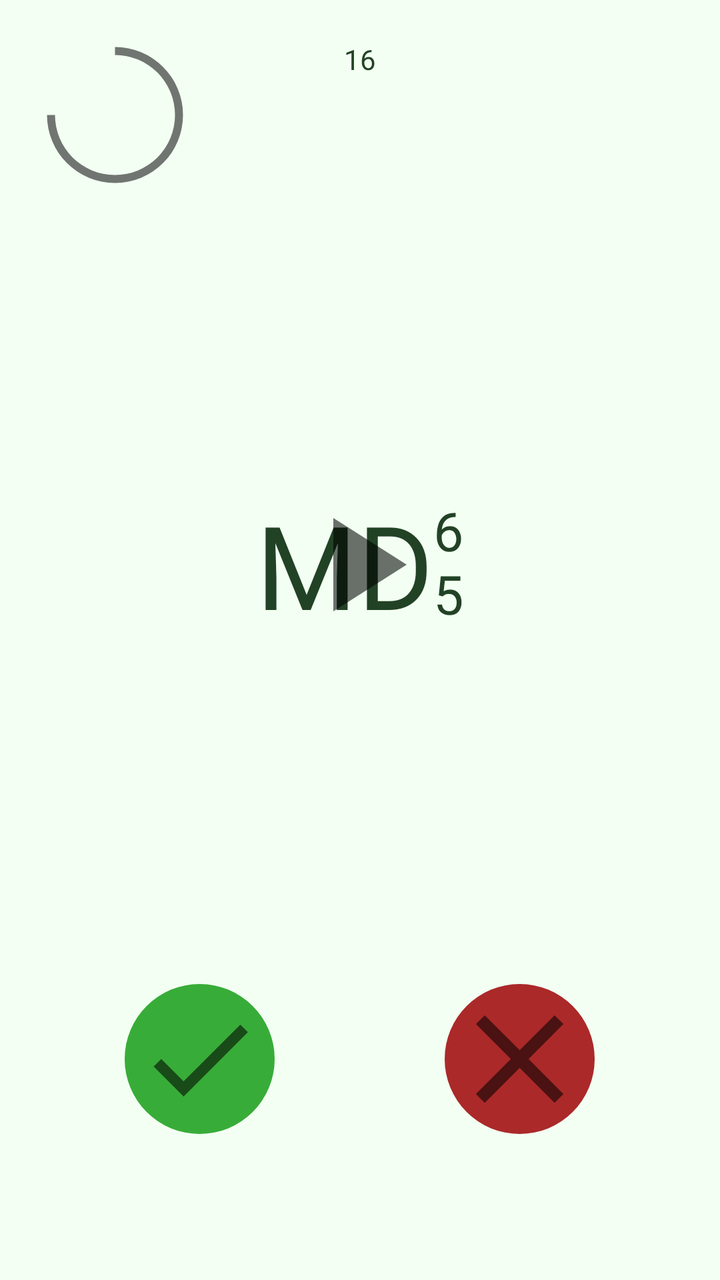
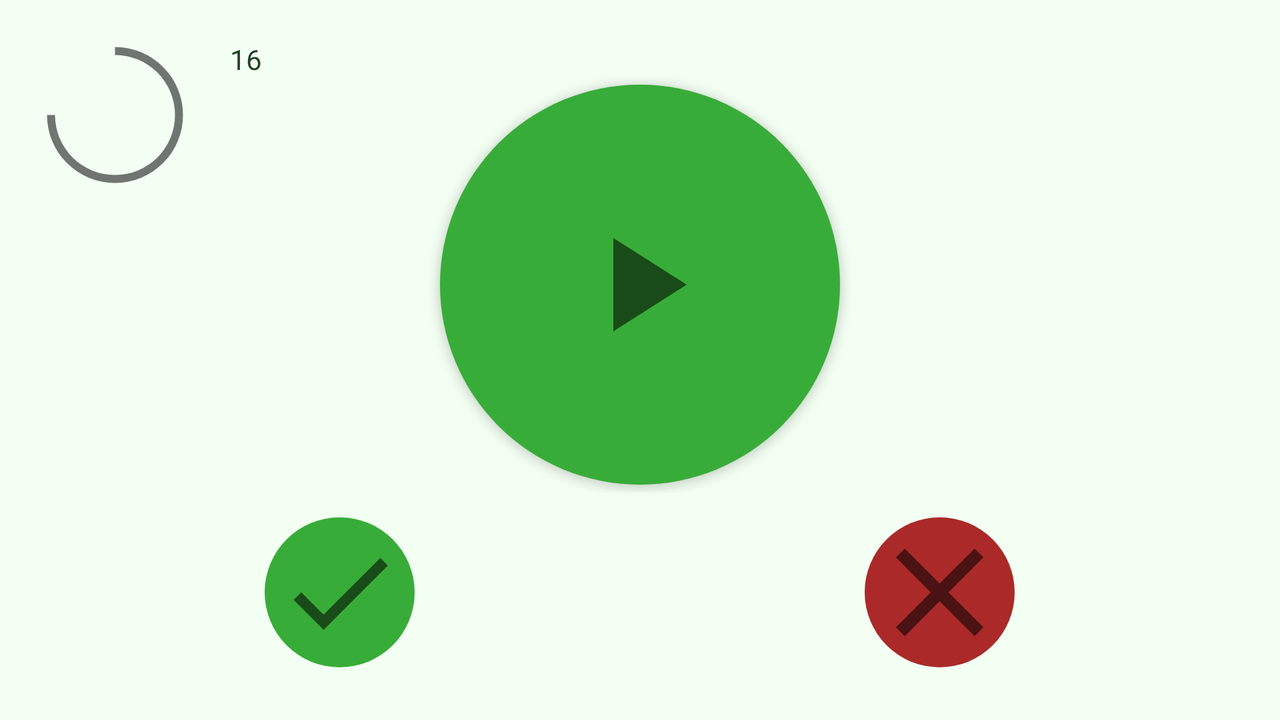

The same Android screen from two of the app's own layout files: first res/layout/ as a phone draws it, then the repository's variant for another configuration, drawn on a device whose configuration selects that folder. Both files follow.
<!-- AndroidManifest.xml: application theme AppTheme -->
<!-- res/layout/activity_quiz_mode_one.xml -->
<?xml version="1.0" encoding="utf-8"?>
<RelativeLayout xmlns:android="http://schemas.android.com/apk/res/android"
    xmlns:tools="http://schemas.android.com/tools"
    xmlns:app="http://schemas.android.com/apk/res-auto"
    android:layout_width="match_parent"
    android:layout_height="match_parent"
    android:background="@color/quizBackgroundColor"
    android:padding="@dimen/quiz_padding">

    


    <ProgressBar
        android:id="@+id/ring_playing_progress_bar"
        style="?android:progressBarStyleHorizontal"
        android:layout_width="75dp"
        android:layout_height="75dp"
        android:layout_alignParentLeft="true"
        android:layout_alignParentTop="true"
        android:indeterminate="false"
        android:progress="0"
        android:progressDrawable="@drawable/quiz_progress_ring"
        android:rotation="270"
        tools:progress="75" />

    <LinearLayout
        android:layout_width="wrap_content"
        android:layout_height="wrap_content"
        android:layout_alignParentTop="true"
        android:layout_centerHorizontal="true"
        android:layout_marginLeft="20dp"
        android:orientation="horizontal">


        <de.hdodenhof.circleimageview.CircleImageView
            android:id="@+id/achievement_icon_image_view"
            android:layout_width="?android:attr/listPreferredItemHeight"
            android:layout_height="?android:attr/listPreferredItemHeight"
            android:src="@drawable/ach_ic_one_green"
            app:civ_border_color="@color/achievementBorderColor"
            app:civ_border_width="4dp"
            app:civ_circle_background_color="@color/quizBackgroundColor"
            android:elevation="@dimen/achievement_elevation"
            android:layout_margin="@dimen/achievement_margin"
            tools:targetApi="lollipop"
            android:visibility="gone"/>

        <TextView
            android:id="@+id/quiz_score_text_view"
            android:layout_width="wrap_content"
            android:layout_height="wrap_content"
            android:textColor="@color/darkTextColor"
            android:layout_gravity="center_vertical"
            android:layout_marginLeft="8dp"
            android:layout_marginRight="8dp"
            tools:text="16" />

    </LinearLayout>



    <ImageView
        android:id="@+id/pause_clickable_image_view"
        android:layout_width="wrap_content"
        android:layout_height="wrap_content"
        android:layout_alignParentTop="true"
        android:layout_alignParentRight="true"
        android:clickable="true"
        android:contentDescription="@string/pause_quiz_button_content_description"
        android:focusable="true"
        android:src="@drawable/ic_quiz_circle_pause"
        android:visibility="invisible" />

    <LinearLayout
        android:layout_width="match_parent"
        android:layout_height="match_parent"
        android:orientation="vertical">

        
        <View
            android:layout_width="0dp"
            android:layout_height="1px"
            android:layout_weight="3"
            android:visibility="invisible" />

        <RelativeLayout
            android:layout_width="match_parent"
            android:layout_height="wrap_content">

            <LinearLayout
                android:id="@+id/chord_text_view_linear_layout"
                android:layout_width="wrap_content"
                android:layout_height="wrap_content"
                android:layout_centerInParent="true"
                android:orientation="horizontal">

                
                <View
                    android:layout_width="0dp"
                    android:layout_height="1px"
                    android:layout_weight="1"
                    android:visibility="invisible" />

                <TextView
                    android:id="@+id/chord_text_view"
                    style="@style/chordTextStyle"
                    android:layout_width="wrap_content"
                    android:layout_height="wrap_content"
                    android:gravity="center"
                    android:textAllCaps="false"
                    android:textSize="58sp"
                    tools:text="MD" />


                <LinearLayout
                    android:layout_width="wrap_content"
                    android:layout_height="match_parent"
                    android:orientation="vertical">

                    <TextView
                        android:id="@+id/chord_number_one"
                        style="@style/chordTextStyle"
                        android:layout_width="wrap_content"
                        android:layout_height="0dp"
                        android:layout_weight="1"
                        android:gravity="bottom|center_horizontal"
                        android:includeFontPadding="false"
                        android:text=""
                        android:textAllCaps="false"
                        android:textSize="27sp"
                        tools:text="6" />

                    <TextView
                        android:id="@+id/chord_number_two"
                        style="@style/chordTextStyle"
                        android:layout_width="match_parent"
                        android:layout_height="0dp"
                        android:layout_weight="1"
                        android:gravity="top|center_horizontal"
                        android:includeFontPadding="false"
                        android:text=""
                        android:textAllCaps="false"
                        android:textSize="27sp"
                        tools:text="5" />


                </LinearLayout>

                
                <View
                    android:layout_width="0dp"
                    android:layout_height="1px"
                    android:layout_weight="1"
                    android:visibility="invisible" />

            </LinearLayout>

            <ImageView
                android:id="@+id/start_clickable_image_view"
                android:layout_width="200dp"
                android:layout_height="200dp"
                android:layout_centerInParent="true"
                android:layout_marginBottom="@dimen/play_button_elevation_times_two"
                android:background="@drawable/quiz_round_button"
                android:clickable="true"
                android:contentDescription="@string/start_quiz_button_content_description"
                android:focusable="true"
                android:padding="60dp"
                android:scaleType="centerCrop"
                android:src="@drawable/ic_play_arrow"
                android:translationZ="@dimen/play_button_elevation"
                android:visibility="visible" />

        </RelativeLayout>


        
        <View
            android:layout_width="0dp"
            android:layout_height="1px"
            android:layout_weight="2"
            android:visibility="invisible" />

        <LinearLayout
            android:layout_width="match_parent"
            android:layout_height="wrap_content"
            android:orientation="horizontal">

            
            <View
                android:layout_width="0dp"
                android:layout_height="1px"
                android:layout_weight="1"
                android:visibility="invisible" />

            <RelativeLayout
                android:id="@+id/true_answer_parent_layout"
                android:layout_width="75dp"
                android:layout_height="75dp"
                android:clickable="true"
                android:focusable="true">

                <ImageView
                    android:layout_width="match_parent"
                    android:layout_height="match_parent"
                    android:contentDescription="@string/quiz_correct_answer_content_description"
                    android:src="@drawable/ic_quiz_true" />

                
                <ImageView
                    android:layout_width="match_parent"
                    android:layout_height="match_parent"
                    android:src="?android:attr/selectableItemBackground" />

            </RelativeLayout>


            
            <View
                android:layout_width="0dp"
                android:layout_height="1px"
                android:layout_weight="2"
                android:visibility="invisible" />


            <RelativeLayout
                android:id="@+id/false_answer_parent_layout"
                android:layout_width="75dp"
                android:layout_height="75dp"
                android:clickable="true"
                android:focusable="true">

                <ImageView
                    android:layout_width="match_parent"
                    android:layout_height="match_parent"
                    android:contentDescription="@string/quiz_wrong_answer_content_description"
                    android:src="@drawable/ic_quiz_false" />

                
                <ImageView
                    android:layout_width="match_parent"
                    android:layout_height="match_parent"
                    android:src="?android:attr/selectableItemBackground" />

            </RelativeLayout>

            
            <View
                android:layout_width="0dp"
                android:layout_height="1px"
                android:layout_weight="1"
                android:visibility="invisible" />


        </LinearLayout>

        
        <View
            android:layout_width="0dp"
            android:layout_height="1px"
            android:layout_weight="1"
            android:visibility="invisible" />

    </LinearLayout>


</RelativeLayout>
<!-- resources referenced by this layout -->
<resources>
  <color name="achievementBorderColor">#38ac38</color>
  <color name="darkTextColor">#224225</color>
  <color name="quizBackgroundColor">#f2fff2</color>
  <dimen name="achievement_elevation">4dp</dimen>
  <dimen name="achievement_margin">4dp</dimen>
  <dimen name="play_button_elevation">3dp</dimen>
  <dimen name="play_button_elevation_times_two">8dp</dimen>
  <dimen name="quiz_padding">20dp</dimen>
  <!-- drawable ach_ic_one_green: png bitmap (drawable, 6263 bytes) -->
  <!-- drawable ic_play_arrow (drawable) -->
  <vector
      android:height="100dp"
      android:viewportHeight="24.0"
      android:viewportWidth="24.0"
      android:width="100dp"
      xmlns:android="http://schemas.android.com/apk/res/android">
  
      <path android:fillColor="#90000000" android:pathData="M8,5v14l11,-7z"/>
  
  </vector>
  <!-- drawable ic_quiz_circle_pause (drawable) -->
  <vector android:height="100dp" android:viewportHeight="20.0"
      android:viewportWidth="20.0" android:width="100dp" xmlns:android="http://schemas.android.com/apk/res/android">
  
  
      
  
  
      <path android:fillColor="#FF666666" android:pathData="M10,0C4.48,0 0,4.48 0,10s4.48,10 10,10 10,-4.48 10,-10S15.50,0 10,0z"/>
  
      
  
      <path android:fillColor="#90000000" android:pathData="M9,14L7,14L7,6h2v8zM13,14h-2L11,6h2v8z"/>
  
  
  </vector>
  <!-- drawable ic_quiz_false (drawable) -->
  <vector android:height="100dp" android:viewportHeight="24.0"
      android:viewportWidth="24.0" android:width="100dp" xmlns:android="http://schemas.android.com/apk/res/android">
  
  
      
  
      <path android:fillColor="#FFab2929" android:pathData="M12,12m-12,0a12,12 0,1 1,24 0a12,12 0,1 1,-24 0"/>
  
  
      <path android:fillColor="#90000000" android:pathData="M19,6.41L17.59,5 12,10.59 6.41,5 5,6.41 10.59,12 5,17.59 6.41,19 12,13.41 17.59,19 19,17.59 13.41,12z"/>
  </vector>
  <!-- drawable ic_quiz_true (drawable) -->
  <vector android:height="100dp" android:viewportHeight="28.0"
      android:viewportWidth="28.0" android:width="100dp" xmlns:android="http://schemas.android.com/apk/res/android">
  
      
  
  
  
      <path android:fillColor="#FF38ac38" android:pathData="M14,14m-14,0a14,14 0,1 1,28 0a14,14 0,1 1,-28 0"/>
  
  
      <path android:fillColor="#90000000" android:pathData="M11,18.17 L6.83,14 l-1.42,1.41 L11,21 23,9 l-1.41,-1.41 z"/>
  
  </vector>
  <!-- drawable quiz_progress_ring (drawable) -->
  <?xml version="1.0" encoding="utf-8"?>
  <shape
      xmlns:android="http://schemas.android.com/apk/res/android"
      android:shape="ring"
      android:innerRadiusRatio="2.5"
      android:thickness="4dp"
      android:useLevel="true">
  
      <solid android:color="@color/quizTimeLeftToPlayProgressBar"/>
  
  </shape>
  <string name="pause_quiz_button_content_description">Pause quiz button</string>
  <string name="quiz_correct_answer_content_description">Correct button</string>
  <string name="quiz_wrong_answer_content_description">Wrong button</string>
  <string name="start_quiz_button_content_description">Start quiz button</string>
  <style name="chordTextStyle">
          <item name="android:textColor">@color/darkTextColor</item>
      </style>
  <style name="AppTheme" parent="Base.Theme.AppCompat.Light.DarkActionBar">
          
          <item name="colorPrimary">@color/colorPrimary</item>
          <item name="colorPrimaryDark">@color/colorPrimaryDark</item>
          <item name="colorAccent">@color/colorAccent</item>
          <item name="android:navigationBarColor" tools:targetApi="lollipop">@color/navBarColor</item>
  
          
          <item name="android:fontFamily">@font/coda</item>
  
      </style>
  <color name="quizTimeLeftToPlayProgressBar">#BB444444</color>
  <color name="colorPrimary">#38ac38</color>
  <color name="colorPrimaryDark">#224225</color>
  <color name="colorAccent">#397b39</color>
  <color name="navBarColor">#224225</color>
</resources>
<!-- res/layout-land/activity_quiz_mode_one.xml (the repository's variant of the layout above) -->
<!-- drawn on the phone turned sideways -->
<?xml version="1.0" encoding="utf-8"?>
<RelativeLayout xmlns:android="http://schemas.android.com/apk/res/android"
    xmlns:app="http://schemas.android.com/apk/res-auto"
    xmlns:tools="http://schemas.android.com/tools"
    android:layout_width="match_parent"
    android:layout_height="match_parent"
    android:background="@color/quizBackgroundColor"
    android:padding="@dimen/quiz_padding">

    


    <ProgressBar
        android:id="@+id/ring_playing_progress_bar"
        style="?android:progressBarStyleHorizontal"
        android:layout_width="75dp"
        android:layout_height="75dp"
        android:layout_alignParentLeft="true"
        android:layout_alignParentTop="true"
        android:indeterminate="false"
        android:progress="0"
        android:progressDrawable="@drawable/quiz_progress_ring"
        android:rotation="270"
        tools:progress="75" />

    <TextView
        android:id="@+id/quiz_score_text_view"
        android:layout_width="wrap_content"
        android:layout_height="wrap_content"
        android:layout_alignParentTop="true"
        android:layout_marginLeft="20dp"
        android:layout_marginRight="8dp"
        android:layout_toRightOf="@id/ring_playing_progress_bar"
        android:textColor="@color/darkTextColor"
        tools:text="16" />

    <de.hdodenhof.circleimageview.CircleImageView
        android:id="@+id/achievement_icon_image_view"
        android:layout_width="?android:attr/listPreferredItemHeight"
        android:layout_height="?android:attr/listPreferredItemHeight"
        android:src="@drawable/ach_ic_one_green"
        app:civ_border_color="@color/achievementBorderColor"
        app:civ_border_width="4dp"
        app:civ_circle_background_color="@color/quizBackgroundColor"
        android:elevation="@dimen/achievement_elevation"
        android:layout_margin="@dimen/achievement_margin"
        android:layout_toRightOf="@id/quiz_score_text_view"
        tools:targetApi="lollipop"
        android:visibility="gone"/>

    <ImageView
        android:id="@+id/pause_clickable_image_view"
        android:layout_width="wrap_content"
        android:layout_height="wrap_content"
        android:layout_alignParentTop="true"
        android:layout_alignParentRight="true"
        android:clickable="true"
        android:contentDescription="@string/pause_quiz_button_content_description"
        android:focusable="true"
        android:src="@drawable/ic_quiz_circle_pause"
        android:visibility="invisible" />

    <LinearLayout
        android:layout_width="match_parent"
        android:layout_height="match_parent"
        android:orientation="vertical">

        
        <View
            android:layout_width="0dp"
            android:layout_height="1px"
            android:layout_weight="3"
            android:visibility="invisible" />

        <RelativeLayout
            android:layout_width="match_parent"
            android:layout_height="wrap_content">

            <LinearLayout
                android:id="@+id/chord_text_view_linear_layout"
                android:layout_width="wrap_content"
                android:layout_height="wrap_content"
                android:layout_centerInParent="true"
                android:orientation="horizontal">

                
                <View
                    android:layout_width="0dp"
                    android:layout_height="1px"
                    android:layout_weight="1"
                    android:visibility="invisible" />

                <TextView
                    android:id="@+id/chord_text_view"
                    style="@style/chordTextStyle"
                    android:layout_width="wrap_content"
                    android:layout_height="wrap_content"
                    android:gravity="center"
                    android:textAllCaps="false"
                    android:textSize="58sp"
                    tools:text="MD" />


                <LinearLayout
                    android:layout_width="wrap_content"
                    android:layout_height="match_parent"
                    android:orientation="vertical">

                    <TextView
                        android:id="@+id/chord_number_one"
                        style="@style/chordTextStyle"
                        android:layout_width="wrap_content"
                        android:layout_height="0dp"
                        android:layout_weight="1"
                        android:gravity="bottom|center_horizontal"
                        android:includeFontPadding="false"
                        android:text=""
                        android:textAllCaps="false"
                        android:textSize="27sp"
                        tools:text="6" />

                    <TextView
                        android:id="@+id/chord_number_two"
                        style="@style/chordTextStyle"
                        android:layout_width="match_parent"
                        android:layout_height="0dp"
                        android:layout_weight="1"
                        android:gravity="top|center_horizontal"
                        android:includeFontPadding="false"
                        android:text=""
                        android:textAllCaps="false"
                        android:textSize="27sp"
                        tools:text="5" />


                </LinearLayout>

                
                <View
                    android:layout_width="0dp"
                    android:layout_height="1px"
                    android:layout_weight="1"
                    android:visibility="invisible" />

            </LinearLayout>

            <ImageView
                android:id="@+id/start_clickable_image_view"
                android:layout_width="200dp"
                android:layout_height="200dp"
                android:layout_centerInParent="true"
                android:layout_marginBottom="@dimen/play_button_elevation_times_two"
                android:background="@drawable/round_button"
                android:clickable="true"
                android:contentDescription="@string/start_quiz_button_content_description"
                android:focusable="true"
                android:padding="60dp"
                android:scaleType="centerCrop"
                android:src="@drawable/ic_play_arrow"
                android:translationZ="@dimen/play_button_elevation"
                android:visibility="visible" />

        </RelativeLayout>


        
        <View
            android:layout_width="0dp"
            android:layout_height="1px"
            android:layout_weight="2"
            android:visibility="invisible" />

        <LinearLayout
            android:layout_width="match_parent"
            android:layout_height="wrap_content"
            android:orientation="horizontal">

            
            <View
                android:layout_width="0dp"
                android:layout_height="1px"
                android:layout_weight="1"
                android:visibility="invisible" />

            <RelativeLayout
                android:id="@+id/true_answer_parent_layout"
                android:layout_width="75dp"
                android:layout_height="75dp"
                android:clickable="true"
                android:focusable="true">

                <ImageView
                    android:layout_width="match_parent"
                    android:layout_height="match_parent"
                    android:contentDescription="@string/quiz_correct_answer_content_description"
                    android:src="@drawable/ic_quiz_true" />

                
                <ImageView
                    android:layout_width="match_parent"
                    android:layout_height="match_parent"
                    android:src="?android:attr/selectableItemBackground" />

            </RelativeLayout>


            
            <View
                android:layout_width="0dp"
                android:layout_height="1px"
                android:layout_weight="2"
                android:visibility="invisible" />


            <RelativeLayout
                android:id="@+id/false_answer_parent_layout"
                android:layout_width="75dp"
                android:layout_height="75dp"
                android:clickable="true"
                android:focusable="true">

                <ImageView
                    android:layout_width="match_parent"
                    android:layout_height="match_parent"
                    android:contentDescription="@string/quiz_wrong_answer_content_description"
                    android:src="@drawable/ic_quiz_false" />

                
                <ImageView
                    android:layout_width="match_parent"
                    android:layout_height="match_parent"
                    android:src="?android:attr/selectableItemBackground" />

            </RelativeLayout>

            
            <View
                android:layout_width="0dp"
                android:layout_height="1px"
                android:layout_weight="1"
                android:visibility="invisible" />


        </LinearLayout>

        
        <View
            android:layout_width="0dp"
            android:layout_height="1px"
            android:layout_weight="1"
            android:visibility="invisible" />

    </LinearLayout>


</RelativeLayout>
<!-- resources referenced by the variant -->
<!-- as the phone turned sideways resolves them -->
<resources>
  <color name="achievementBorderColor">#38ac38</color>
  <color name="darkTextColor">#224225</color>
  <color name="quizBackgroundColor">#f2fff2</color>
  <dimen name="achievement_elevation">4dp</dimen>
  <dimen name="achievement_margin">4dp</dimen>
  <dimen name="play_button_elevation">3dp</dimen>
  <dimen name="play_button_elevation_times_two">8dp</dimen>
  <dimen name="quiz_padding">20dp</dimen>
  <!-- drawable ic_play_arrow (drawable) -->
  <vector
      android:height="100dp"
      android:viewportHeight="24.0"
      android:viewportWidth="24.0"
      android:width="100dp"
      xmlns:android="http://schemas.android.com/apk/res/android">
  
      <path android:fillColor="#90000000" android:pathData="M8,5v14l11,-7z"/>
  
  </vector>
  <!-- drawable ic_quiz_circle_pause (drawable) -->
  <vector android:height="100dp" android:viewportHeight="20.0"
      android:viewportWidth="20.0" android:width="100dp" xmlns:android="http://schemas.android.com/apk/res/android">
  
  
      
  
  
      <path android:fillColor="#FF666666" android:pathData="M10,0C4.48,0 0,4.48 0,10s4.48,10 10,10 10,-4.48 10,-10S15.50,0 10,0z"/>
  
      
  
      <path android:fillColor="#90000000" android:pathData="M9,14L7,14L7,6h2v8zM13,14h-2L11,6h2v8z"/>
  
  
  </vector>
  <!-- drawable ic_quiz_true (drawable) -->
  <vector android:height="100dp" android:viewportHeight="28.0"
      android:viewportWidth="28.0" android:width="100dp" xmlns:android="http://schemas.android.com/apk/res/android">
  
      
  
  
  
      <path android:fillColor="#FF38ac38" android:pathData="M14,14m-14,0a14,14 0,1 1,28 0a14,14 0,1 1,-28 0"/>
  
  
      <path android:fillColor="#90000000" android:pathData="M11,18.17 L6.83,14 l-1.42,1.41 L11,21 23,9 l-1.41,-1.41 z"/>
  
  </vector>
  <!-- drawable quiz_progress_ring (drawable) -->
  <?xml version="1.0" encoding="utf-8"?>
  <shape
      xmlns:android="http://schemas.android.com/apk/res/android"
      android:shape="ring"
      android:innerRadiusRatio="2.5"
      android:thickness="4dp"
      android:useLevel="true">
  
      <solid android:color="@color/quizTimeLeftToPlayProgressBar"/>
  
  </shape>
  <!-- drawable round_button (drawable) -->
  <?xml version="1.0" encoding="utf-8"?>
  <shape xmlns:android="http://schemas.android.com/apk/res/android"
      android:shape="oval">
      
      <solid android:color="@color/playButton"/>
      <size android:width="100dp" android:height="100dp"/>
  </shape>
  <string name="pause_quiz_button_content_description">Pause quiz button</string>
  <string name="quiz_correct_answer_content_description">Correct button</string>
  <string name="quiz_wrong_answer_content_description">Wrong button</string>
  <string name="start_quiz_button_content_description">Start quiz button</string>
  <style name="chordTextStyle">
          <item name="android:textColor">@color/darkTextColor</item>
      </style>
  <style name="AppTheme" parent="Base.Theme.AppCompat.Light.DarkActionBar">
          
          <item name="colorPrimary">@color/colorPrimary</item>
          <item name="colorPrimaryDark">@color/colorPrimaryDark</item>
          <item name="colorAccent">@color/colorAccent</item>
          <item name="android:navigationBarColor" tools:targetApi="lollipop">@color/navBarColor</item>
  
          
          <item name="android:fontFamily">@font/coda</item>
  
      </style>
  <color name="quizTimeLeftToPlayProgressBar">#BB444444</color>
  <color name="playButton">#38ac38</color>
  <color name="colorPrimary">#38ac38</color>
  <color name="colorPrimaryDark">#224225</color>
  <color name="colorAccent">#397b39</color>
  <color name="navBarColor">#224225</color>
  <!-- some entries are left out for length -->
</resources>
